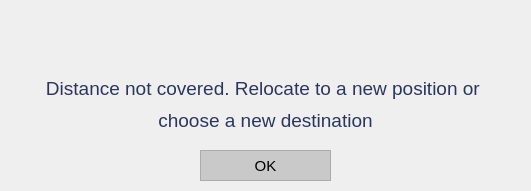
<?xml version="1.0" encoding="UTF-8"?>
<ui version="4.0">
 <class>MainWindow</class>
 <widget class="QMainWindow" name="MainWindow">
  <property name="geometry">
   <rect>
    <x>0</x>
    <y>0</y>
    <width>531</width>
    <height>191</height>
   </rect>
  </property>
  <property name="minimumSize">
   <size>
    <width>531</width>
    <height>191</height>
   </size>
  </property>
  <property name="maximumSize">
   <size>
    <width>531</width>
    <height>191</height>
   </size>
  </property>
  <property name="windowTitle">
   <string>Maximum Distance Exceeded</string>
  </property>
  <property name="windowIcon">
   <iconset>
    <normaloff>../../Resources/logo_svg.svg</normaloff>../../Resources/logo_svg.svg</iconset>
  </property>
  <widget class="QWidget" name="centralwidget">
   <widget class="QWidget" name="layoutWidget">
    <property name="geometry">
     <rect>
      <x>30</x>
      <y>12</y>
      <width>471</width>
      <height>121</height>
     </rect>
    </property>
    <layout class="QVBoxLayout" name="verticalLayout_2">
     <item>
      <widget class="QLabel" name="label">
       <property name="font">
        <font>
         <family>Helvetica</family>
         <pointsize>21</pointsize>
         <weight>75</weight>
         <bold>true</bold>
        </font>
       </property>
       <property name="text">
        <string/>
       </property>
       <property name="pixmap">
        <pixmap>../../Resources/alert.png</pixmap>
       </property>
       <property name="alignment">
        <set>Qt::AlignCenter</set>
       </property>
      </widget>
     </item>
     <item>
      <layout class="QVBoxLayout" name="verticalLayout">
       <item>
        <widget class="QLabel" name="label_2">
         <property name="font">
          <font>
           <family>Helvetica</family>
           <pointsize>16</pointsize>
          </font>
         </property>
         <property name="text">
          <string>&lt;html&gt;&lt;head/&gt;&lt;body&gt;&lt;p&gt;&lt;span style=&quot; font-size:14pt; color:#2c365d;&quot;&gt;Distance not covered. Relocate to a new position or &lt;/span&gt;&lt;/p&gt;&lt;/body&gt;&lt;/html&gt;</string>
         </property>
         <property name="alignment">
          <set>Qt::AlignCenter</set>
         </property>
        </widget>
       </item>
       <item>
        <widget class="QLabel" name="label_3">
         <property name="font">
          <font>
           <family>Helvetica</family>
           <pointsize>16</pointsize>
          </font>
         </property>
         <property name="text">
          <string>&lt;html&gt;&lt;head/&gt;&lt;body&gt;&lt;p&gt;&lt;span style=&quot; font-size:14pt; color:#2c365d;&quot;&gt;choose a new destination&lt;/span&gt;&lt;/p&gt;&lt;/body&gt;&lt;/html&gt;</string>
         </property>
         <property name="alignment">
          <set>Qt::AlignCenter</set>
         </property>
        </widget>
       </item>
      </layout>
     </item>
    </layout>
   </widget>
   <widget class="QPushButton" name="btn_OK">
    <property name="geometry">
     <rect>
      <x>200</x>
      <y>150</y>
      <width>131</width>
      <height>31</height>
     </rect>
    </property>
    <property name="minimumSize">
     <size>
      <width>131</width>
      <height>31</height>
     </size>
    </property>
    <property name="maximumSize">
     <size>
      <width>131</width>
      <height>31</height>
     </size>
    </property>
    <property name="font">
     <font>
      <family>Helvetica</family>
      <pointsize>11</pointsize>
     </font>
    </property>
    <property name="styleSheet">
     <string notr="true">QPushButton {
color: rgb(0, 0, 0);
background-color: rgb(201, 201, 201);
border: 1.2px solid #ABABAB;
outline: none;}

QPushButton:hover{
color: rgb(255, 255, 255);
background-color: rgb(171, 171, 171);
outline: none;
border: none;
}

QPushButton:pressed{
color: rgb(255, 255, 255);
background-color: rgb(129, 129, 129);
outline: none;
border: none;
}


</string>
    </property>
    <property name="text">
     <string>OK</string>
    </property>
   </widget>
  </widget>
 </widget>
 <resources/>
 <connections/>
</ui>
